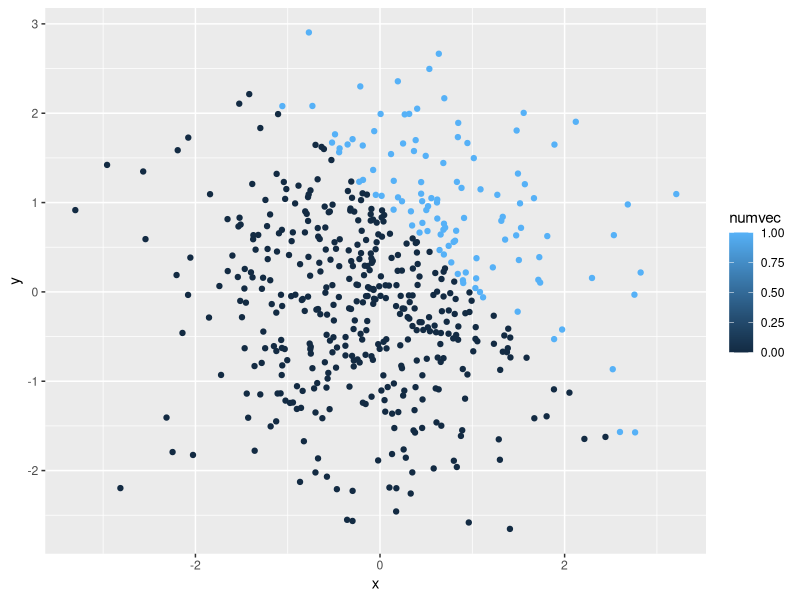
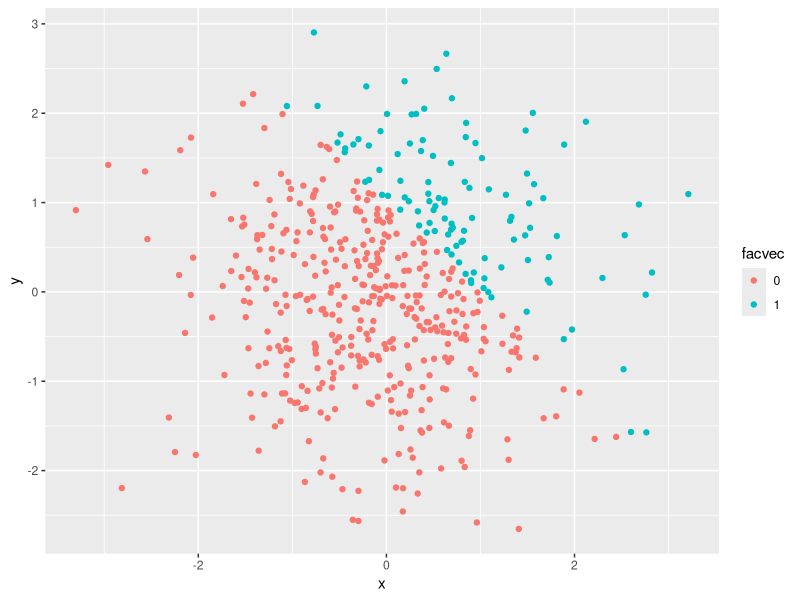
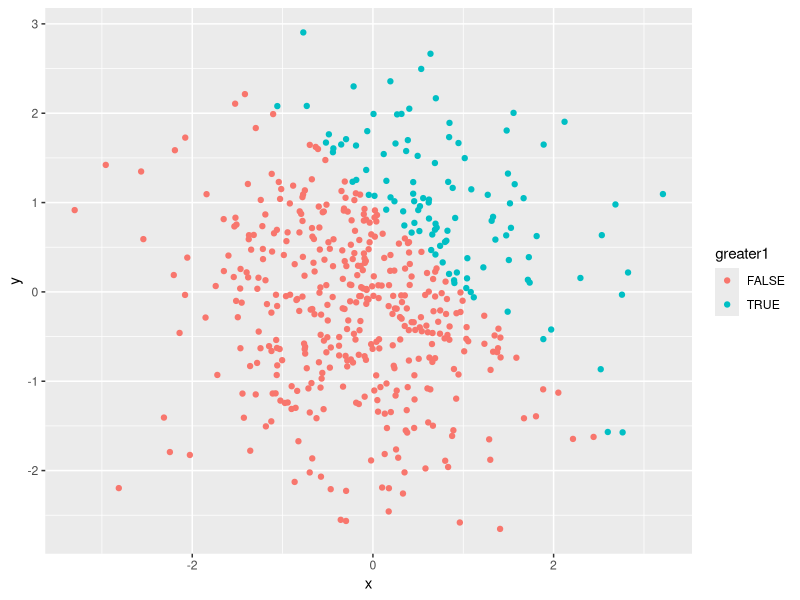

Generate these figures, in order, with R:
## ---- chunk 1
library(tidyverse)
## ---- chunk 2
set.seed(10)
## ---- chunk 3
hw1p1_df = tibble(
  numbers = rnorm(8),
  over1 = c(numbers > 0),
  fruitfamily = c("peach", "apple", "lemon", "banana", "koreanmelon", "cantaloupe", "watermelon", "lime"),
  sweetness = factor(c("sweet", "sweet", "sour", "sweetish", "sweetish", "sweet", "sweet", "sour"))
  
)

# Printing the dataframe:
hw1p1_df
## ---- chunk 4
mean(pull(hw1p1_df, numbers))
mean(pull(hw1p1_df, over1))
mean(pull(hw1p1_df, fruitfamily))
mean(pull(hw1p1_df, sweetness))

## ---- chunk 5

over1 <- as.numeric(pull(hw1p1_df, over1))
fruitfamily <- as.numeric(pull(hw1p1_df, fruitfamily))
sweetness <- as.numeric(pull(hw1p1_df, sweetness))

## ---- chunk 6

overnum <- as.numeric(pull(hw1p1_df, over1))
pull(hw1p1_df, numbers)*overnum

overfactor <- as.factor(pull(hw1p1_df, over1)) 
pull(hw1p1_df, numbers)*overfactor

overnum2 <- as.numeric(as.factor(pull(hw1p1_df,over1)))
overnum2*pull(hw1p1_df, numbers)

## ---- chunk 7
set.seed(600)
plotdata = tibble(
  x = rnorm(500),
  y = rnorm(500),
  greater1 = c((x + y) > 1),
  numvec = as.numeric(greater1),
  facvec = as.factor(numvec)
)

plotdata

nrow(plotdata)
ncol(plotdata)

mean(pull(plotdata,x))
median(pull(plotdata, x))
sd(pull(plotdata,x))

mean(pull(plotdata,numvec))

## ---- chunk 8


plotplot <- ggplot(plotdata, aes(x = x, y = y, color = greater1)) + geom_point()


ggsave ("plotdata.pdf", plot = plotplot)

## ---- chunk 9

ggplot(plotdata, aes(x = x, y = y, color = numvec)) + geom_point()

## ---- chunk 10

ggplot(plotdata, aes(x = x, y = y, color = facvec)) + geom_point()

